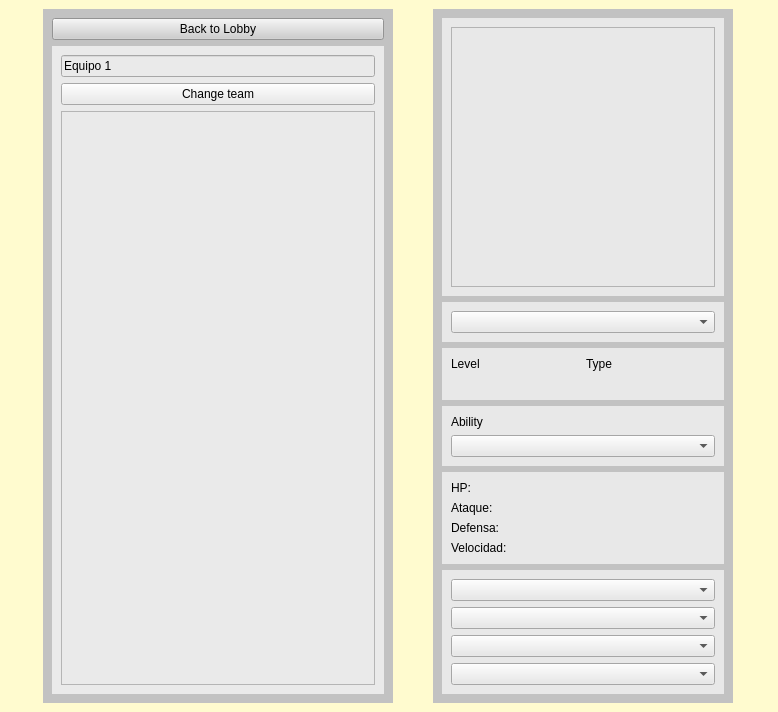
<?xml version="1.0" encoding="UTF-8"?>
<ui version="4.0">
 <class>MainWindow</class>
 <widget class="QMainWindow" name="MainWindow">
  <property name="geometry">
   <rect>
    <x>0</x>
    <y>0</y>
    <width>778</width>
    <height>712</height>
   </rect>
  </property>
  <property name="windowTitle">
   <string>MainWindow</string>
  </property>
  <property name="styleSheet">
   <string notr="true">background-color: rgb(170, 85, 255);</string>
  </property>
  <widget class="QWidget" name="centralwidget">
   <property name="styleSheet">
    <string notr="true">background-color: rgb(255, 251, 207);</string>
   </property>
   <layout class="QHBoxLayout" name="central_widget">
    <item>
     <widget class="QWidget" name="team_widget" native="true">
      <property name="maximumSize">
       <size>
        <width>350</width>
        <height>16777215</height>
       </size>
      </property>
      <property name="styleSheet">
       <string notr="true">background-color: rgb(194, 194, 194);</string>
      </property>
      <layout class="QVBoxLayout" name="team_widget_2">
       <item>
        <widget class="QPushButton" name="back_lobby">
         <property name="styleSheet">
          <string notr="true">background-color: rgb(206, 206, 206);</string>
         </property>
         <property name="text">
          <string>Back to Lobby</string>
         </property>
        </widget>
       </item>
       <item>
        <layout class="QVBoxLayout" name="team_layout">
         <item>
          <widget class="QWidget" name="team_info_widget" native="true">
           <property name="styleSheet">
            <string notr="true">background-color: rgb(234, 234, 234);</string>
           </property>
           <layout class="QVBoxLayout" name="team_info_widget_2">
            <item>
             <widget class="QLineEdit" name="team_edit">
              <property name="text">
               <string>Equipo 1</string>
              </property>
             </widget>
            </item>
            <item>
             <widget class="QPushButton" name="change_team">
              <property name="text">
               <string>Change team</string>
              </property>
             </widget>
            </item>
            <item>
             <widget class="QGraphicsView" name="img_first_pokemon">
              <property name="sizePolicy">
               <sizepolicy hsizetype="Preferred" vsizetype="Preferred">
                <horstretch>0</horstretch>
                <verstretch>0</verstretch>
               </sizepolicy>
              </property>
              <property name="styleSheet">
               <string notr="true"/>
              </property>
             </widget>
            </item>
           </layout>
          </widget>
         </item>
        </layout>
       </item>
      </layout>
     </widget>
    </item>
    <item>
     <layout class="QHBoxLayout" name="horizontalLayout">
      <item>
       <widget class="QWidget" name="pokemon_widget" native="true">
        <property name="maximumSize">
         <size>
          <width>300</width>
          <height>16777215</height>
         </size>
        </property>
        <property name="styleSheet">
         <string notr="true">background-color: rgb(194, 194, 194);</string>
        </property>
        <layout class="QVBoxLayout" name="pokemon_widget_2">
         <item>
          <layout class="QVBoxLayout" name="verticalLayout">
           <item>
            <layout class="QVBoxLayout" name="info_layout">
             <item>
              <widget class="QWidget" name="img_widget" native="true">
               <property name="styleSheet">
                <string notr="true">background-color: rgb(232, 232, 232);</string>
               </property>
               <layout class="QVBoxLayout" name="img_widget_2">
                <item>
                 <widget class="QGraphicsView" name="img_pokemon">
                  <property name="sizePolicy">
                   <sizepolicy hsizetype="Expanding" vsizetype="Expanding">
                    <horstretch>0</horstretch>
                    <verstretch>0</verstretch>
                   </sizepolicy>
                  </property>
                 </widget>
                </item>
               </layout>
              </widget>
             </item>
             <item>
              <widget class="QWidget" name="name_widget" native="true">
               <property name="styleSheet">
                <string notr="true">background-color: rgb(232, 232, 232);</string>
               </property>
               <layout class="QVBoxLayout" name="name_widget_2">
                <item>
                 <widget class="QComboBox" name="name_pokemon"/>
                </item>
               </layout>
              </widget>
             </item>
             <item>
              <widget class="QWidget" name="level_type_widget" native="true">
               <property name="styleSheet">
                <string notr="true">background-color: rgb(232, 232, 232);</string>
               </property>
               <layout class="QHBoxLayout" name="level_type_widget_2">
                <item>
                 <layout class="QVBoxLayout" name="level_widget">
                  <item>
                   <widget class="QLabel" name="level">
                    <property name="text">
                     <string>Level</string>
                    </property>
                   </widget>
                  </item>
                  <item>
                   <widget class="QLabel" name="set_level">
                    <property name="text">
                     <string/>
                    </property>
                   </widget>
                  </item>
                 </layout>
                </item>
                <item>
                 <layout class="QVBoxLayout" name="type_widget">
                  <item>
                   <widget class="QLabel" name="type">
                    <property name="text">
                     <string>Type</string>
                    </property>
                   </widget>
                  </item>
                  <item>
                   <widget class="QLabel" name="set_type">
                    <property name="text">
                     <string/>
                    </property>
                   </widget>
                  </item>
                 </layout>
                </item>
               </layout>
              </widget>
             </item>
             <item>
              <widget class="QWidget" name="ability_widget" native="true">
               <property name="styleSheet">
                <string notr="true">background-color: rgb(232, 232, 232);</string>
               </property>
               <layout class="QVBoxLayout" name="ability_widget_2">
                <item>
                 <widget class="QLabel" name="ability">
                  <property name="text">
                   <string>Ability</string>
                  </property>
                 </widget>
                </item>
                <item>
                 <widget class="QComboBox" name="ability_comboBox"/>
                </item>
               </layout>
              </widget>
             </item>
             <item>
              <widget class="QWidget" name="stats_widget" native="true">
               <property name="sizePolicy">
                <sizepolicy hsizetype="Expanding" vsizetype="Preferred">
                 <horstretch>0</horstretch>
                 <verstretch>0</verstretch>
                </sizepolicy>
               </property>
               <property name="styleSheet">
                <string notr="true">background-color: rgb(232, 232, 232);</string>
               </property>
               <layout class="QVBoxLayout" name="stats_widget_2">
                <item>
                 <widget class="QLabel" name="health">
                  <property name="text">
                   <string>HP: </string>
                  </property>
                 </widget>
                </item>
                <item>
                 <widget class="QLabel" name="atack">
                  <property name="text">
                   <string>Ataque: </string>
                  </property>
                 </widget>
                </item>
                <item>
                 <widget class="QLabel" name="defense">
                  <property name="styleSheet">
                   <string notr="true">background-color: rgb(232, 232, 232);</string>
                  </property>
                  <property name="text">
                   <string>Defensa: </string>
                  </property>
                 </widget>
                </item>
                <item>
                 <widget class="QLabel" name="move_speed">
                  <property name="text">
                   <string>Velocidad: </string>
                  </property>
                 </widget>
                </item>
               </layout>
              </widget>
             </item>
             <item>
              <widget class="QWidget" name="move_widget" native="true">
               <property name="sizePolicy">
                <sizepolicy hsizetype="Expanding" vsizetype="Preferred">
                 <horstretch>0</horstretch>
                 <verstretch>0</verstretch>
                </sizepolicy>
               </property>
               <property name="styleSheet">
                <string notr="true">background-color: rgb(232, 232, 232);</string>
               </property>
               <layout class="QVBoxLayout" name="move_widget_2">
                <item>
                 <widget class="QComboBox" name="move_1"/>
                </item>
                <item>
                 <widget class="QComboBox" name="move_2"/>
                </item>
                <item>
                 <widget class="QComboBox" name="move_3"/>
                </item>
                <item>
                 <widget class="QComboBox" name="move_4"/>
                </item>
               </layout>
              </widget>
             </item>
            </layout>
           </item>
          </layout>
         </item>
        </layout>
       </widget>
      </item>
     </layout>
    </item>
   </layout>
  </widget>
 </widget>
 <resources/>
 <connections/>
</ui>
